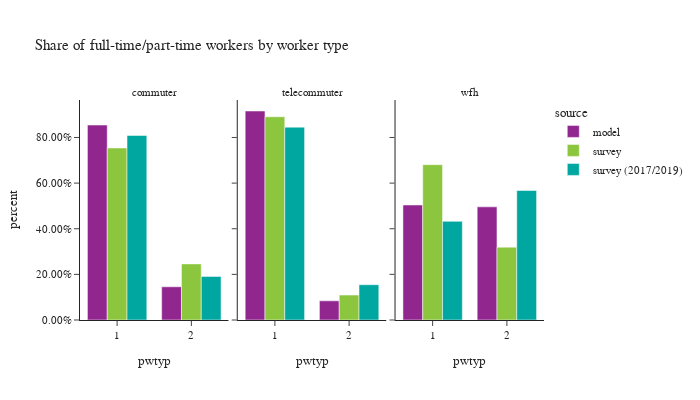

The code cell stored with this chart in its notebook:
### Code cell
# worker counts by worker type
df_worker_count = workers.groupby(['source','worker_type','pwtyp'])['pdexpfac']. \
    sum().reset_index()
df_worker_count['percent'] = df_worker_count.groupby(['source','worker_type'], group_keys=False)['pdexpfac']. \
    apply(lambda x: x / float(x.sum()))

df_worker_count_ct = workers.groupby(['source','worker_type','pwtyp'])['pdexpfac'].count().reset_index(). \
    rename(columns={'pdexpfac':'sample count'})
df_worker_count = df_worker_count.merge(df_worker_count_ct, on=['source','worker_type','pwtyp']). \
    rename(columns={'pdexpfac':'total count'})

fig = px.bar(df_worker_count.sort_values(by=['source']), x='pwtyp', y="percent",
             facet_col="worker_type",color="source",hover_data=['sample count','total count'],
             barmode="group",
             title="Share of full-time/part-time workers by worker type")
fig.for_each_annotation(lambda a: a.update(text = a.text.split("=")[-1]))
fig.update_layout(height=400, width=700, font=dict(size=11),
                  yaxis_tickformat = '.2%')
fig.show()

### Figure 1 — Plotly figure (JSON) as saved in the notebook; plotly's stock layout.template omitted (floating-point values rounded to 4 significant figures)
{"data": [{"alignmentgroup": "True", "customdata": [[1378000.0, 1378000.0], [234700.0, 234700.0]], "hovertemplate": "source=model<br>worker_type=commuter<br>pwtyp=%{x}<br>percent=%{y}<br>sample count=%{customdata[0]}<br>total count=%{customdata[1]}<extra></extra>", "legendgroup": "model", "marker": {"color": "#91268F", "pattern": {"shape": ""}}, "name": "model", "offsetgroup": "model", "orientation": "v", "showlegend": true, "textposition": "auto", "type": "bar", "x": [1, 2], "xaxis": "x", "y": [0.8544, 0.1456], "yaxis": "y"}, {"alignmentgroup": "True", "customdata": [[263300.0, 263300.0], [24140.0, 24140.0]], "hovertemplate": "source=model<br>worker_type=telecommuter<br>pwtyp=%{x}<br>percent=%{y}<br>sample count=%{customdata[0]}<br>total count=%{customdata[1]}<extra></extra>", "legendgroup": "model", "marker": {"color": "#91268F", "pattern": {"shape": ""}}, "name": "model", "offsetgroup": "model", "orientation": "v", "showlegend": false, "textposition": "auto", "type": "bar", "x": [1, 2], "xaxis": "x2", "y": [0.916, 0.08396], "yaxis": "y2"}, {"alignmentgroup": "True", "customdata": [[192200.0, 192200.0], [189100.0, 189100.0]], "hovertemplate": "source=model<br>worker_type=wfh<br>pwtyp=%{x}<br>percent=%{y}<br>sample count=%{customdata[0]}<br>total count=%{customdata[1]}<extra></extra>", "legendgroup": "model", "marker": {"color": "#91268F", "pattern": {"shape": ""}}, "name": "model", "offsetgroup": "model", "orientation": "v", "showlegend": false, "textposition": "auto", "type": "bar", "x": [1, 2], "xaxis": "x3", "y": [0.5041, 0.4959], "yaxis": "y3"}, {"alignmentgroup": "True", "customdata": [[450.0, 377700.0], [1640.0, 1158000.0]], "hovertemplate": "source=survey<br>worker_type=commuter<br>pwtyp=%{x}<br>percent=%{y}<br>sample count=%{customdata[0]}<br>total count=%{customdata[1]}<extra></extra>", "legendgroup": "survey", "marker": {"color": "#8CC63E", "pattern": {"shape": ""}}, "name": "survey", "offsetgroup": "survey", "orientation": "v", "showlegend": true, "textposition": "auto", "type": "bar", "x": [2, 1], "xaxis": "x", "y": [0.246, 0.754], "yaxis": "y"}, {"alignmentgroup": "True", "customdata": [[90.0, 25710.0], [671.0, 209600.0]], "hovertemplate": "source=survey<br>worker_type=telecommuter<br>pwtyp=%{x}<br>percent=%{y}<br>sample count=%{customdata[0]}<br>total count=%{customdata[1]}<extra></extra>", "legendgroup": "survey", "marker": {"color": "#8CC63E", "pattern": {"shape": ""}}, "name": "survey", "offsetgroup": "survey", "orientation": "v", "showlegend": false, "textposition": "auto", "type": "bar", "x": [2, 1], "xaxis": "x2", "y": [0.1093, 0.8907], "yaxis": "y2"}, {"alignmentgroup": "True", "customdata": [[150.0, 80410.0], [600.0, 171400.0]], "hovertemplate": "source=survey<br>worker_type=wfh<br>pwtyp=%{x}<br>percent=%{y}<br>sample count=%{customdata[0]}<br>total count=%{customdata[1]}<extra></extra>", "legendgroup": "survey", "marker": {"color": "#8CC63E", "pattern": {"shape": ""}}, "name": "survey", "offsetgroup": "survey", "orientation": "v", "showlegend": false, "textposition": "auto", "type": "bar", "x": [2, 1], "xaxis": "x3", "y": [0.3193, 0.6807], "yaxis": "y3"}, {"alignmentgroup": "True", "customdata": [[5048.0, 1125000.0], [927.0, 266000.0]], "hovertemplate": "source=survey (2017/2019)<br>worker_type=commuter<br>pwtyp=%{x}<br>percent=%{y}<br>sample count=%{customdata[0]}<br>total count=%{customdata[1]}<extra></extra>", "legendgroup": "survey (2017/2019)", "marker": {"color": "#00A7A0", "pattern": {"shape": ""}}, "name": "survey (2017/2019)", "offsetgroup": "survey (2017/2019)", "orientation": "v", "showlegend": true, "textposition": "auto", "type": "bar", "x": [1, 2], "xaxis": "x", "y": [0.8088, 0.1912], "yaxis": "y"}, {"alignmentgroup": "True", "customdata": [[382.0, 122700.0], [101.0, 22450.0]], "hovertemplate": "source=survey (2017/2019)<br>worker_type=telecommuter<br>pwtyp=%{x}<br>percent=%{y}<br>sample count=%{customdata[0]}<br>total count=%{customdata[1]}<extra></extra>", "legendgroup": "survey (2017/2019)", "marker": {"color": "#00A7A0", "pattern": {"shape": ""}}, "name": "survey (2017/2019)", "offsetgroup": "survey (2017/2019)", "orientation": "v", "showlegend": false, "textposition": "auto", "type": "bar", "x": [1, 2], "xaxis": "x2", "y": [0.8453, 0.1547], "yaxis": "y2"}, {"alignmentgroup": "True", "customdata": [[297.0, 39840.0], [271.0, 52290.0]], "hovertemplate": "source=survey (2017/2019)<br>worker_type=wfh<br>pwtyp=%{x}<br>percent=%{y}<br>sample count=%{customdata[0]}<br>total count=%{customdata[1]}<extra></extra>", "legendgroup": "survey (2017/2019)", "marker": {"color": "#00A7A0", "pattern": {"shape": ""}}, "name": "survey (2017/2019)", "offsetgroup": "survey (2017/2019)", "orientation": "v", "showlegend": false, "textposition": "auto", "type": "bar", "x": [1, 2], "xaxis": "x3", "y": [0.4324, 0.5676], "yaxis": "y3"}], "layout": {"annotations": [{"font": {}, "showarrow": false, "text": "commuter", "x": 0.16, "xanchor": "center", "xref": "paper", "y": 1.0, "yanchor": "bottom", "yref": "paper"}, {"font": {}, "showarrow": false, "text": "telecommuter", "x": 0.5, "xanchor": "center", "xref": "paper", "y": 1.0, "yanchor": "bottom", "yref": "paper"}, {"font": {}, "showarrow": false, "text": "wfh", "x": 0.84, "xanchor": "center", "xref": "paper", "y": 1.0, "yanchor": "bottom", "yref": "paper"}], "barmode": "group", "font": {"size": 11}, "height": 400, "legend": {"title": {"text": "source"}, "tracegroupgap": 0}, "title": {"text": "Share of full-time/part-time workers by worker type"}, "width": 700, "xaxis": {"anchor": "y", "domain": [0.0, 0.32], "title": {"text": "pwtyp"}}, "xaxis2": {"anchor": "y2", "domain": [0.34, 0.66], "matches": "x", "title": {"text": "pwtyp"}}, "xaxis3": {"anchor": "y3", "domain": [0.68, 1.0], "matches": "x", "title": {"text": "pwtyp"}}, "yaxis": {"anchor": "x", "domain": [0.0, 1.0], "tickformat": ".2%", "title": {"text": "percent"}}, "yaxis2": {"anchor": "x2", "domain": [0.0, 1.0], "matches": "y", "showticklabels": false}, "yaxis3": {"anchor": "x3", "domain": [0.0, 1.0], "matches": "y", "showticklabels": false}}}
